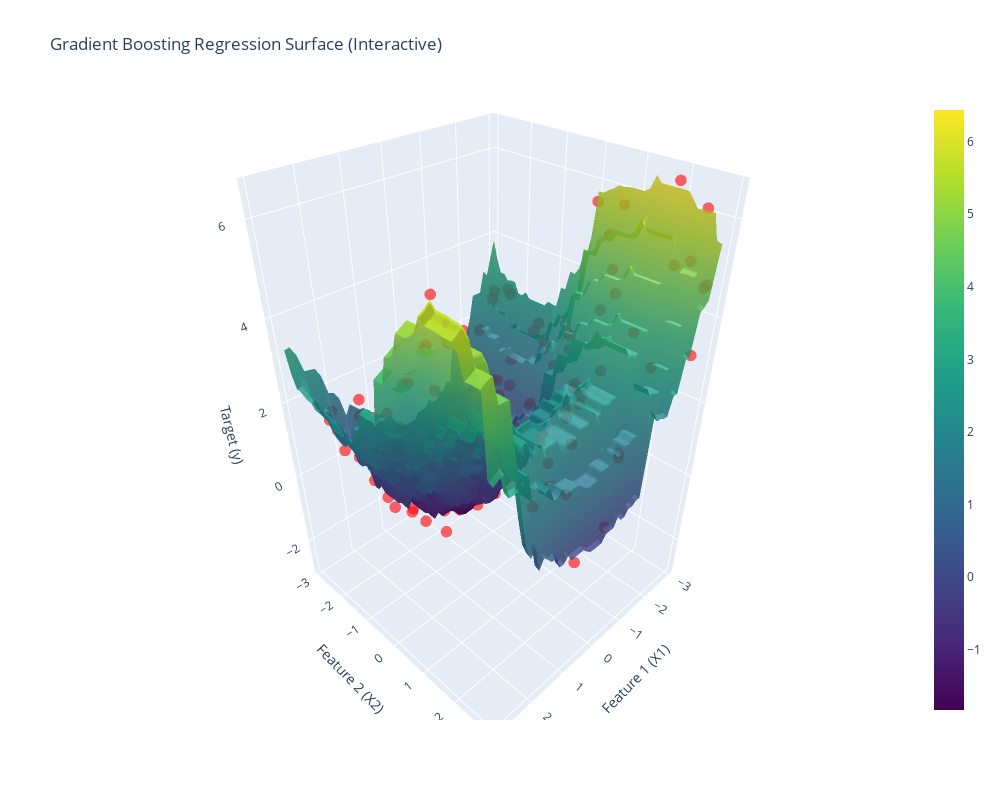

Here is the notebook cell this chart was saved with:
### Code cell
import plotly.graph_objects as go
import numpy as np

# Actual 3D scatter plot
scatter_actual = go.Scatter3d(
    x=X_train[:, 0],
    y=X_train[:, 1],
    z=y_train,
    mode='markers',
    marker=dict(
        size=4,
        color='red',
        opacity=0.6
    ),
)

fig.show()

### Figure 1 — Plotly figure (JSON) as saved in the notebook; plotly's stock layout.template omitted (floating-point values rounded to 4 significant figures; data arrays with more than 128 entries replaced by an {"elided": "..."} marker saying what was removed)
{"data": [{"marker": {"color": "red", "opacity": 0.6, "size": 4}, "mode": "markers", "name": "Actual Data", "type": "scatter3d", "x": {"elided": "160 float values"}, "y": {"elided": "160 float values"}, "z": {"elided": "160 float values"}}, {"colorscale": [[0, "#440154"], [0.1111, "#482878"], [0.2222, "#3e4989"], [0.3333, "#31688e"], [0.4444, "#26828e"], [0.5556, "#1f9e89"], [0.6667, "#35b779"], [0.7778, "#6ece58"], [0.8889, "#b5de2b"], [1, "#fde725"]], "name": "Predicted Surface", "opacity": 0.85, "showscale": true, "type": "surface", "x": {"elided": "50x50 float values"}, "y": {"elided": "50x50 float values"}, "z": {"elided": "50x50 float values"}}], "layout": {"height": 800, "scene": {"xaxis": {"title": {"text": "Feature 1 (X1)"}}, "yaxis": {"title": {"text": "Feature 2 (X2)"}}, "zaxis": {"title": {"text": "Target (y)"}}}, "title": {"text": "Gradient Boosting Regression Surface (Interactive)"}, "width": 1000}}
